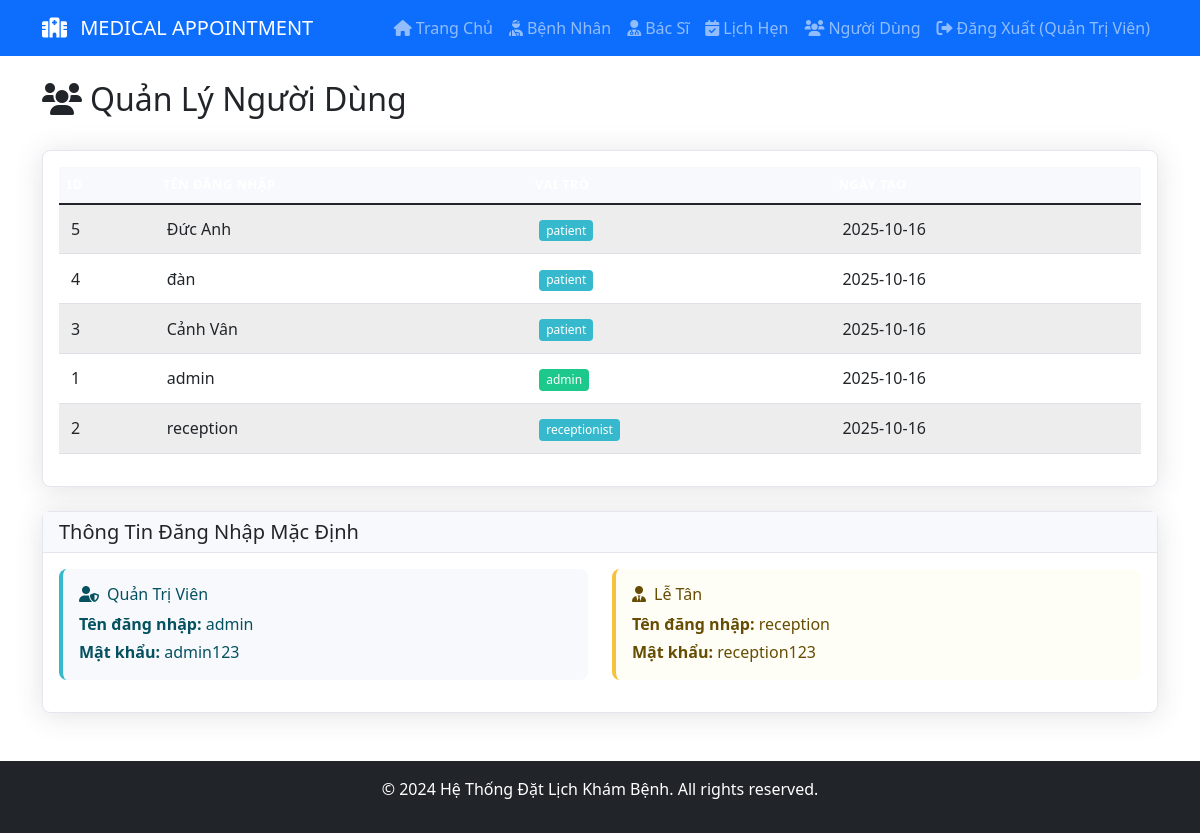
The app's page /users (signed in) with its own data.
### tables this page shows
CREATE TABLE users (
            id INTEGER PRIMARY KEY AUTOINCREMENT,
            username TEXT UNIQUE NOT NULL,
            password TEXT NOT NULL,
            role TEXT NOT NULL,
            name TEXT,
            phone TEXT,
            email TEXT,
            created_at TIMESTAMP DEFAULT CURRENT_TIMESTAMP
        );

### app.py (the view)
    def decorated_function(*args, **kwargs):
        if not current_user.is_authenticated or current_user.role != 'admin':
            flash('Bạn không có quyền truy cập trang này!', 'error')
            return redirect(url_for('home'))
        return f(*args, **kwargs)

### app.py (called while the page is built)
@login_manager.user_loader
def load_user(user_id):
    conn = get_db_connection()
    user = conn.execute('SELECT * FROM users WHERE id = ?', (user_id,)).fetchone()
    conn.close()
    if user:
        return User(user['id'], user['username'], user['role'], user['name'], user['email'])
    return None

def get_db_connection():
    conn = sqlite3.connect(DATABASE)
    conn.row_factory = sqlite3.Row
    return conn

def admin_required(f):
    def decorated_function(*args, **kwargs):
        if not current_user.is_authenticated or current_user.role != 'admin':
            flash('Bạn không có quyền truy cập trang này!', 'error')
            return redirect(url_for('home'))
        return f(*args, **kwargs)
    decorated_function.__name__ = f.__name__
    return decorated_function

@app.route('/users')
@admin_required
def users():
    conn = get_db_connection()
    users = conn.execute('SELECT * FROM users ORDER BY created_at DESC').fetchall()
    conn.close()
    return render_template('users.html', users=users)

### templates/users.html
{% extends "base.html" %}
{% block content %}
<div class="d-flex justify-content-between align-items-center mb-4">
    <h2><i class="fas fa-users me-2"></i>Quản Lý Người Dùng</h2>
</div>
<div class="card">
    <div class="card-body">
        <div class="table-responsive">
            <table class="table table-striped table-hover">
                <thead class="table-dark">
                    <tr>
                        <th>ID</th>
                        <th>Tên Đăng Nhập</th>
                        <th>Vai Trò</th>
                        <th>Ngày Tạo</th>
                    </tr>
                </thead>
                <tbody>
                    {% for user in users %}
                    <tr>
                        <td>{{ user.id }}</td>
                        <td>{{ user.username }}</td>
                        <td>
                            <span class="badge bg-{{ 'success' if user.role == 'admin' else 'info' }}">
                                {{ user.role }}
                            </span>
                        </td>
                        <td>{{ user.created_at[:10] }}</td>
                    </tr>
                    {% else %}
                    <tr>
                        <td colspan="4" class="text-center text-muted">Chưa có người dùng nào</td>
                    </tr>
                    {% endfor %}
                </tbody>
            </table>
        </div>
    </div>
</div>
<div class="card mt-4">
    <div class="card-header">
        <h5 class="card-title mb-0">Thông Tin Đăng Nhập Mặc Định</h5>
    </div>
    <div class="card-body">
        <div class="row">
            <div class="col-md-6">
                <div class="alert alert-info">
                    <h6><i class="fas fa-user-shield me-2"></i>Quản Trị Viên</h6>
                    <p class="mb-1"><strong>Tên đăng nhập:</strong> admin</p>
                    <p class="mb-0"><strong>Mật khẩu:</strong> admin123</p>
                </div>
            </div>
            <div class="col-md-6">
                <div class="alert alert-warning">
                    <h6><i class="fas fa-user-tie me-2"></i>Lễ Tân</h6>
                    <p class="mb-1"><strong>Tên đăng nhập:</strong> reception</p>
                    <p class="mb-0"><strong>Mật khẩu:</strong> reception123</p>
                </div>
            </div>
        </div>
    </div>
</div>
{% endblock %}

### templates/base.html (shortened to what this page needs)
<!DOCTYPE html>
<html lang="vi">
<head>
    <link href="https://cdn.jsdelivr.net/npm/bootstrap@5.1.3/dist/css/bootstrap.min.css" rel="stylesheet">
    <link href="https://cdnjs.cloudflare.com/ajax/libs/font-awesome/6.0.0/css/all.min.css" rel="stylesheet">
    <link href="{{ url_for('static', filename='css/style.css') }}" rel="stylesheet">
</head>
<body>
    {% if current_user.is_authenticated %}
    <nav class="navbar navbar-expand-lg navbar-dark bg-primary">
        <div class="container">
            <a class="navbar-brand" href="{{ url_for('home') }}">
                <i class="fas fa-hospital-alt me-2"></i>
                MEDICAL APPOINTMENT
            </a>
            <div class="collapse navbar-collapse" id="navbarNav">
                <ul class="navbar-nav ms-auto">
                    {% if current_user.role == 'patient' %}
                    <li class="nav-item">
                        <a class="nav-link" href="{{ url_for('patient_dashboard') }}">
                            <i class="fas fa-tachometer-alt me-1"></i>Dashboard
                        </a>
                    </li>
                    {% else %}
                    <li class="nav-item">
                        <a class="nav-link" href="{{ url_for('home') }}">
                            <i class="fas fa-home me-1"></i>Trang Chủ
                        </a>
                    </li>
                    <li class="nav-item">
                        <a class="nav-link" href="{{ url_for('patients') }}">
                            <i class="fas fa-user-injured me-1"></i>Bệnh Nhân
                        </a>
                    </li>
                    <li class="nav-item">
                        <a class="nav-link" href="{{ url_for('doctors') }}">
                            <i class="fas fa-user-md me-1"></i>Bác Sĩ
                        </a>
                    </li>
                    <li class="nav-item">
                        <a class="nav-link" href="{{ url_for('appointments') }}">
                            <i class="fas fa-calendar-check me-1"></i>Lịch Hẹn
                        </a>
                    </li>
                    {% if current_user.role == 'admin' %}
                    <li class="nav-item">
                        <a class="nav-link" href="{{ url_for('users') }}">
                            <i class="fas fa-users me-1"></i>Người Dùng
                        </a>
                    </li>
                    {% endif %}
                    {% endif %}
                    <li class="nav-item">
                        <a class="nav-link" href="{{ url_for('logout') }}">
                            <i class="fas fa-sign-out-alt me-1"></i>Đăng Xuất ({{ current_user.name }})
                        </a>
                    </li>
                </ul>
            </div>
        </div>
    </nav>
    {% endif %}
    <div class="container mt-4">
        {% block content %}{% endblock %}
    </div>
    <footer class="bg-dark text-white text-center py-3 mt-5">
        <div class="container">
            <p>&copy; 2024 Hệ Thống Đặt Lịch Khám Bệnh. All rights reserved.</p>
        </div>
    </footer>
</body>
</html>

### static/css/style.css (style rules this page uses)
.card { box-shadow: 0 0.15rem 1.75rem 0 rgba(58, 59, 69, 0.15); border: 1px solid #e3e6f0; border-radius: 0.5rem; }
.card-header { background-color: #f8f9fc; border-bottom: 1px solid #e3e6f0; font-weight: 600; }
.table th { border-top: none; font-weight: 600; text-transform: uppercase; font-size: 0.8rem; letter-spacing: 0.5px; background-color: #f8f9fc; }
.table td { vertical-align: middle; padding: 0.75rem; }
.table-striped tbody tr:nth-of-type(odd) { background-color: rgba(0, 0, 0, 0.02); }
.badge { font-size: 0.75em; font-weight: 500; padding: 0.4em 0.6em; }
.badge.bg-success { background-color: #1cc88a !important; }
.badge.bg-info { background-color: #36b9cc !important; }
.alert { border: none; border-radius: 0.5rem; border-left: 4px solid; }
.alert-info { border-left-color: #36b9cc; background-color: #f8f9fc; }
.alert-warning { border-left-color: #f6c23e; background-color: #fefdf6; }

### records on screen
users: name "Quản Trị Viên", id "1", username "admin", role "admin", created_at "2025-10-16"
users: id "5", username "Đức Anh", role "patient", created_at "2025-10-16"
users: id "4", username "đàn", role "patient", created_at "2025-10-16"
users: id "3", username "Cảnh Vân", role "patient", created_at "2025-10-16"
users: id "2", username "reception", role "receptionist", created_at "2025-10-16"
